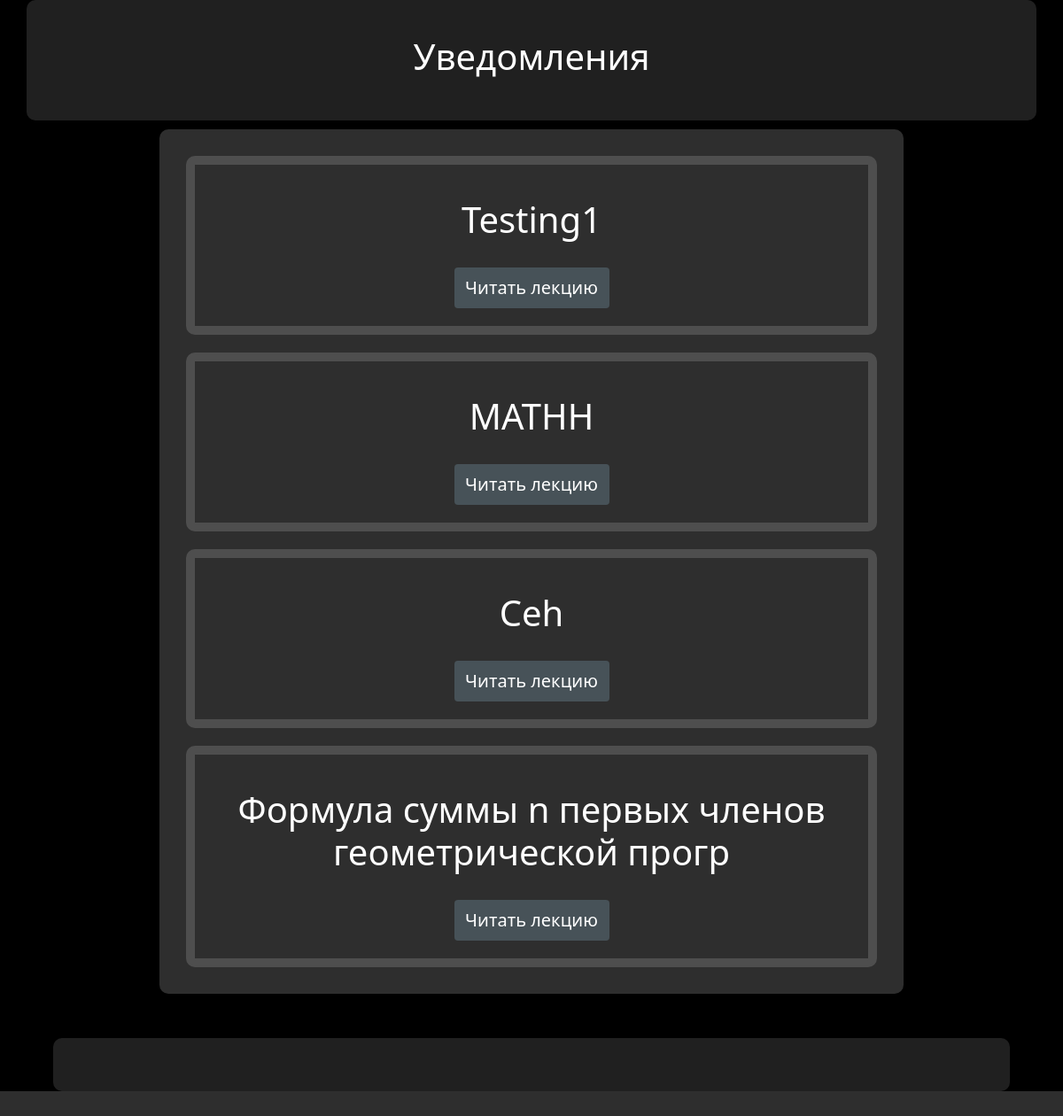
Page /cat/3/ on the committed database.
### lecture/models.py (models this page shows, shortened)
class Lecture(models.Model):
    title = models.CharField('Название темы', max_length=50)
    subtitle = models.CharField('Подзаголовок', max_length=255)
    full_text = models.TextField('Контент')
    cards = models.ImageField('Карточки', upload_to='cards/%Y/%m/%d/')
    date = models.DateTimeField('Дата добавления')
    is_active = models.BooleanField('Опубликовано', null=True)
    cat = models.ForeignKey('Subject', on_delete=models.PROTECT, verbose_name='Предмет')
    test = models.ForeignKey('Test', verbose_name='Наименование теста', on_delete=models.PROTECT, blank=True)
    class Meta:
        verbose_name = 'Лекция'
        verbose_name_plural = 'Лекции'
        ordering = ['-date']

### lecture/views.py (the view)
# urls.py: path('cat/<int:sub_id>/', detailLectureTopic, name='details_lecture'),
def detailLectureTopic(req, sub_id):
    data = {
        'lectures': Lecture.objects.filter(cat_id=sub_id).order_by('-date'),
        'test_result': TestResult.objects.order_by('date'),
        'title_page': 'Уроки',
        'title': 'Учебно-методические материалы'
    }
    return render(req, 'lecture/details_lectures.html', data)

### lecture/templates/lecture/details_lectures.html (shortened to what this page needs)
{% extends 'lecture/index.html' %}
{% block content %}
        <div class="ramka">
    {% for lecture in lectures %}
        {% if lecture.is_active %}
            <div class="studymaterials">
                <h1>{{ lecture.title }}</h1>
                <a href="{% url 'detail_lesson' lecture.id %}" class="btn btn-success">Читать лекцию</a>
            </div>
        {% endif %}
    {% endfor %}
        </div>
{% endblock %}

### lecture/static/lecture/css/main.css (style rules this page uses)
body { background: #2e2e2e; padding: 0px; margin: 0px; }
.ramka { display: block; width: 70%; margin: auto; height: auto; background: rgba(154, 154, 154, 0.3); border-radius: 10px; padding: 10px; margin-top: 10px; margin-bottom: 50px;; }
.studymaterials { border: 10px solid rgba(154, 154, 154, 0.3); border-radius: 10px; padding: 20px; text-align: center; margin: 20px; color: #fff; }
.studymaterials h1 { font-size: 40px; padding: 18px 2px; margin-bottom: 12px; }
.btn-success { border: 10px; padding: 8px; width: 175px; color: #fff; font-size: 20px; background: rgba(170, 225, 255, 0.2); }

### rows in the picture
Lecture: title "Testing1"
Lecture: title "MATHH"
Lecture: title "Ceh"
Lecture: title "Формула суммы n первых членов геометрической прогр"
